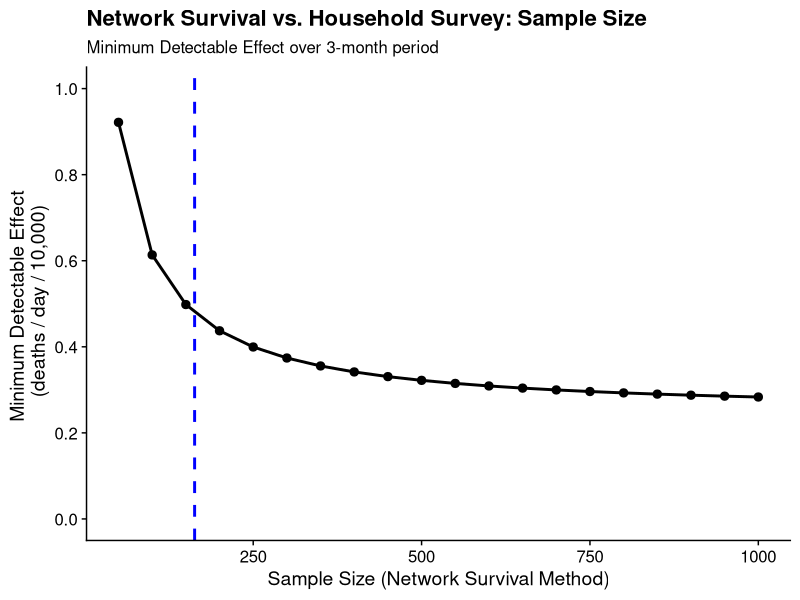
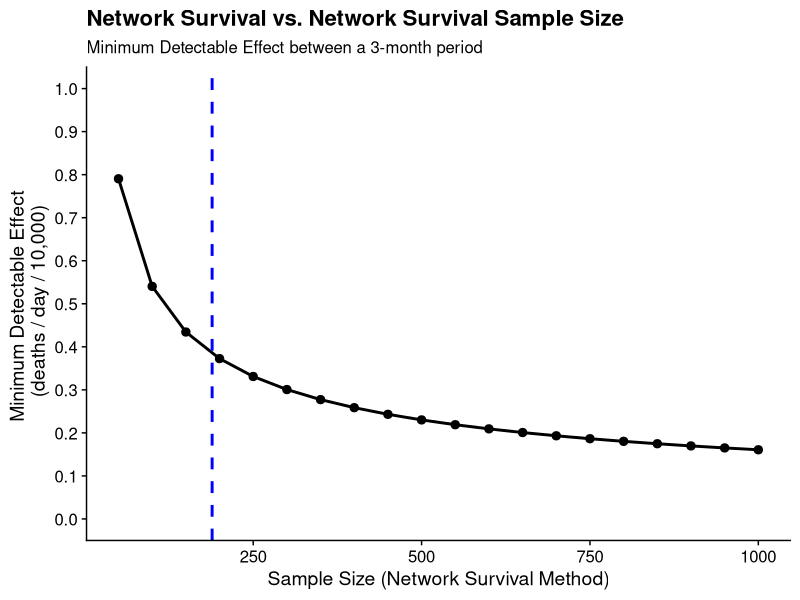

These charts were generated, in order, by the following R code:
## ---- chunk 1

## library
library(tidyverse)
library(data.table)

## assumptions 
alpha = 0.975                                  ## Precision
beta = 0.1                                     ## Power = 1 - beta
nsm_sample <- seq(50, 1000, by = 50)           ## network survival method sample size 
nsm_de <- 1.5                                  ## network survival method design effect 
hh_de <- 1.5                                   ## household design effect 
nsm_network <- 30                              ## network survival method 
mrate <- 0.87                                  ## mortality rate (deaths / day / 10,000)
time_window <- 90                              ## time window 
lambda <- 0.4                                  ## difference between HH and NSM surveys
lambda_converted <- lambda * time_window/10000 ## convert lambda to correct scale 
mr_porportion <- mrate * time_window/10000     ## proportion of sample dying 

## estimate mde 
## assume for simplicity difference is 0.4
mde <- sqrt(mr_porportion * ((nsm_de/(nsm_network * nsm_sample)) + (hh_de/(1074*5.5)) +
       0.4/(mr_porportion*nsm_sample*nsm_network)) * (qnorm(0.975) * qnorm( 1-beta)))

## recalculate with more exact lambda values (mde) 
mde <- sqrt(mr_porportion * ((nsm_de/(nsm_network * nsm_sample)) + (hh_de/(1074*5.5)) 
       + mde/(mr_porportion*nsm_sample*nsm_network)) * (qnorm(0.975) * qnorm( 1-beta)))

## convert back to deaths/day/10000
mde_convert <- mde * 10000/time_window

## visualize 
tibble(nsm_sample, mde_convert) %>%  
  ggplot(aes(x = nsm_sample, y = mde_convert)) + 
  geom_point(size = 2.5) + 
  geom_line(size = 1) + 
  scale_y_continuous(limits = c(0, 1), n.breaks = 8) + 
  geom_vline(xintercept = 163, linetype = "dashed", size = 1, color = "blue") + 
  labs(x = "Sample Size (Network Survival Method)",
       y = "Minimum Detectable Effect \n (deaths / day / 10,000)",
       title = "Network Survival vs. Household Survey: Sample Size",
       subtitle = "Minimum Detectable Effect over 3-month period") + 
  cowplot::theme_cowplot()

## ---- chunk 2
## assumptions 
alpha <- 0.975                                ## Precision
beta <- 0.1                                   ## Power = 1 - beta
nsm_sample <- seq(50, 1000, by = 50)          ## network survival method sample size 
nsm_de <- 1.5                                 ## network survival method design effect 
nsm_network <- 30                             ## network survival method 
mrate <- 0.87                                 ## mortality rate (deaths / day / 10,000)
time_window <- 90                             ## time window 
mr_porportion <- mrate * time_window/10000    ## proportion of sample dying 

## estimate mde 
mde <- sqrt(mr_porportion* ((nsm_de/(nsm_network * nsm_sample)) + (nsm_de/(nsm_network * nsm_sample)) + lambda_converted/(mr_porportion*nsm_sample*nsm_network)) * (qnorm(0.975) * qnorm( 1-beta)))

## recalculate with more exact lambda values (mde) 
mde <- sqrt(mr_porportion* ((nsm_de/(nsm_network * nsm_sample)) + (nsm_de/(nsm_network * nsm_sample)) + mde/(mr_porportion*nsm_sample*nsm_network)) * (qnorm(0.975) * qnorm( 1-beta)))

## convert back to deaths/day/10000
mde_convert <- mde * 10000/time_window

## visualize 
tibble(nsm_sample, mde_convert) %>% 
  ggplot(aes(x = nsm_sample, y = mde_convert)) + 
  geom_point(size = 2.5) + 
  geom_line(size = 1) + 
  scale_y_continuous(limits = c(0, 1), n.breaks = 10 ) + 
  geom_vline(xintercept = 189, linetype = "dashed", size = 1, color = "blue") + 
  labs(x = "Sample Size (Network Survival Method)",
       y = "Minimum Detectable Effect \n (deaths / day / 10,000)",
       title = "Network Survival vs. Network Survival Sample Size",
       subtitle = "Minimum Detectable Effect between a 3-month period") + 
  cowplot::theme_cowplot()
